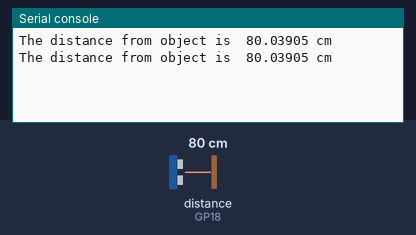
The program below on a simulated Raspberry Pi Pico running MicroPython. Parts: the last lines printed to the serial console. The test bench sets the inputs (shaded band); at power-on: distance to the obstacle (sensor on GP18) 80 cm. The echo pulse lasts 58.3 µs per cm.

Above: at 1.2 s.
1.3 s: distance to the obstacle (sensor on GP18) set to 2 cm
At 2.6 s:
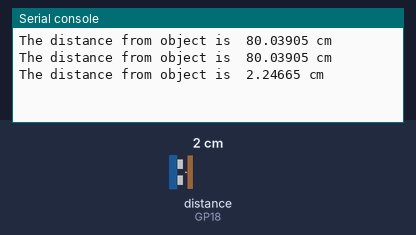
2.8 s: distance to the obstacle (sensor on GP18) set to 4 cm
At 3.8 s:
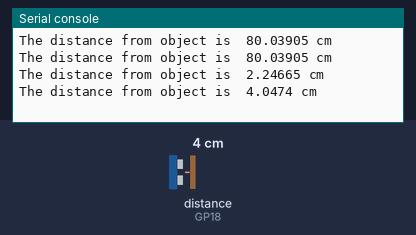
Timing chart, 0 to 5.8 s (numbered marks = the images above; inputs shaded):
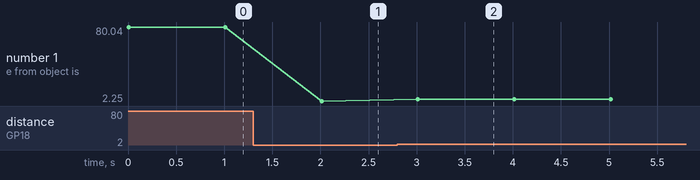

Measured:
- after the input at 1.3 s, the serial console: prints a new line after 0.71 s (image 1)
- after the input at 2.8 s, the serial console: prints a new line after 0.21 s (image 2)
- plotted number 1: 80.04 → 2.25 after the input at 1.3 s, 2.25 → 4.05 after the input at 2.8 s

The program:

CapteurUltrason.py
```python
import machine
import utime
trigger = machine.Pin(19, machine.Pin.OUT)
echo = machine.Pin(18, machine.Pin.IN, machine.Pin.PULL_DOWN)
def ultra():
    trigger.low()
    utime.sleep_us(2)
    trigger.high()
    utime.sleep_us(5)
    trigger.low()
    while echo.value() == 0:
        signaloff = utime.ticks_us()
    while echo.value():
        signalon = utime.ticks_us()
    timepassed = signalon - signaloff
    distance = (timepassed * 0.0343) / 2
    print("The distance from object is ", distance, "cm")
while True:
    ultra()
    utime.sleep(1)
```
